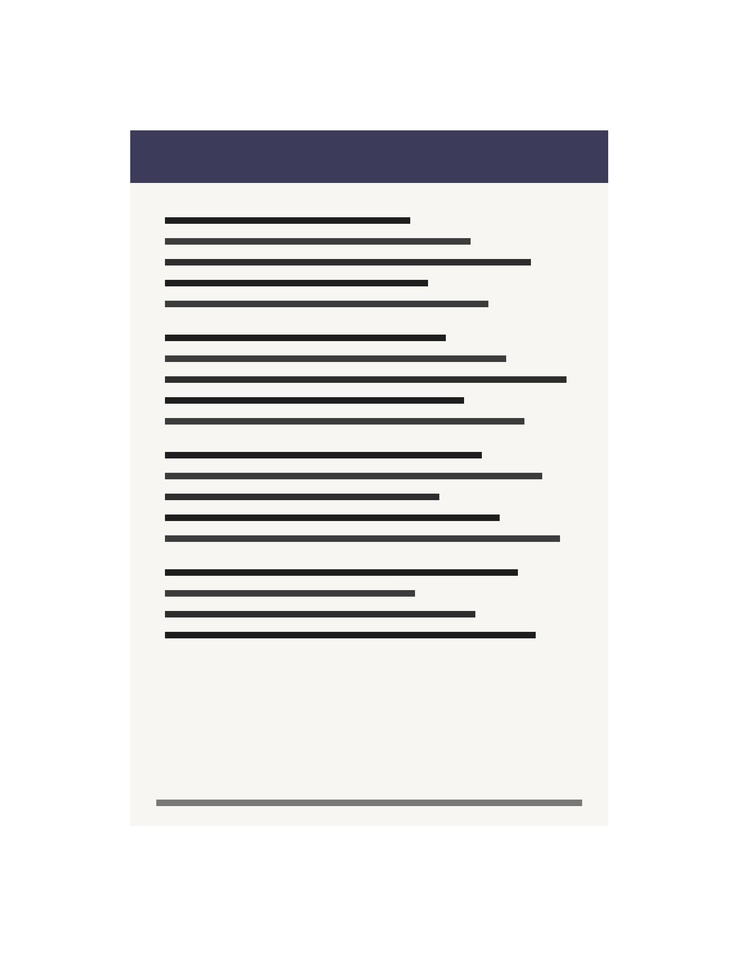
#> input picture testing/manual/01_auto_crop/scan_01.jpg, 738 x 956 px, shrunk from 1700 x 2200 before the run
$ python detect-edges.py
#> lines starting #> are read from the running program, lines starting #| are printed output that depends on the picture; after the words box and inside, x2 and y2 are one past the last pixel; in counts of white or black regions, pixels touching at a corner belong together
#> the answer given: ../../testing/manual/01_auto_crop/scan_01.jpg
import cv2
import os
from tkinter import Tk, filedialog

def detect_edges(input_path, blur_ksize=(7, 7), threshold1=150, threshold2=300):
    """
    Detect edges in an image using the Canny edge detection algorithm and save it to a subfolder.

    :param input_path: Path to the input image
    :param blur_ksize: Kernel size for GaussianBlur
    :param threshold1: First threshold for the hysteresis procedure in Canny
    :param threshold2: Second threshold for the hysteresis procedure in Canny
    """
#> called with blur_ksize = (7, 7), threshold1 = 150, threshold2 = 300
    # Read the image
    image = cv2.imread(input_path)
#> image is the input picture: shape (956, 738, 3); mean B, G, R 231.7, 232.1, 232.5
    if image is None:
        print(f"Error: could not read image at {input_path}")
        return

    # Convert to grayscale
    gray_image = cv2.cvtColor(image, cv2.COLOR_BGR2GRAY)
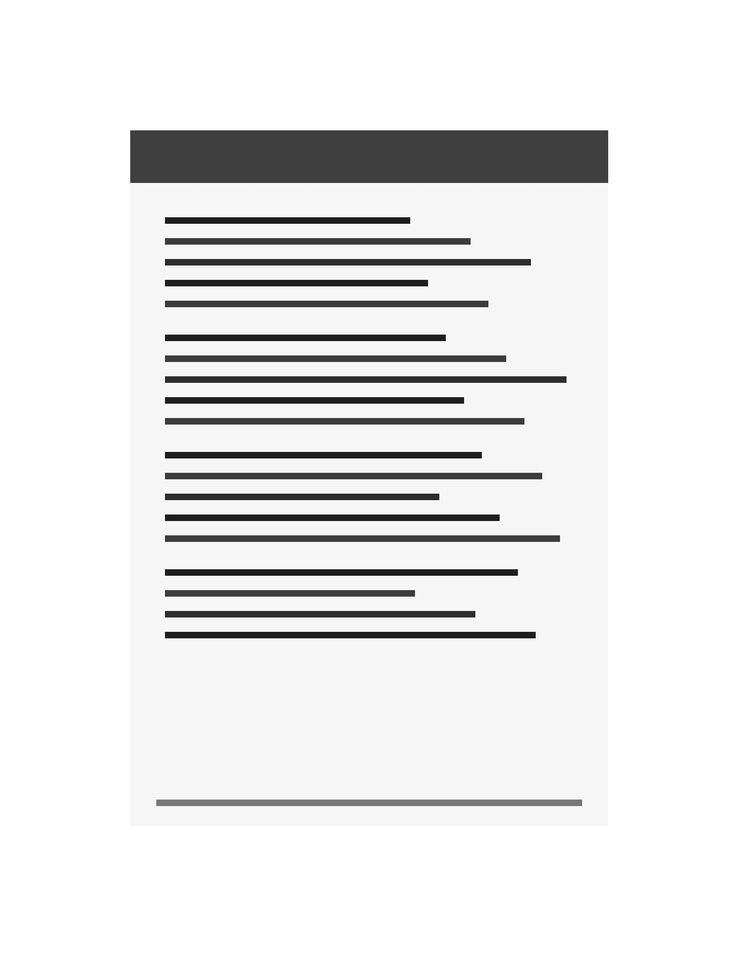
#> gray_image: shape (956, 738); min 2, max 255, mean 232.2

    # Apply GaussianBlur to reduce image noise
    blurred_image = cv2.GaussianBlur(gray_image, blur_ksize, 0)
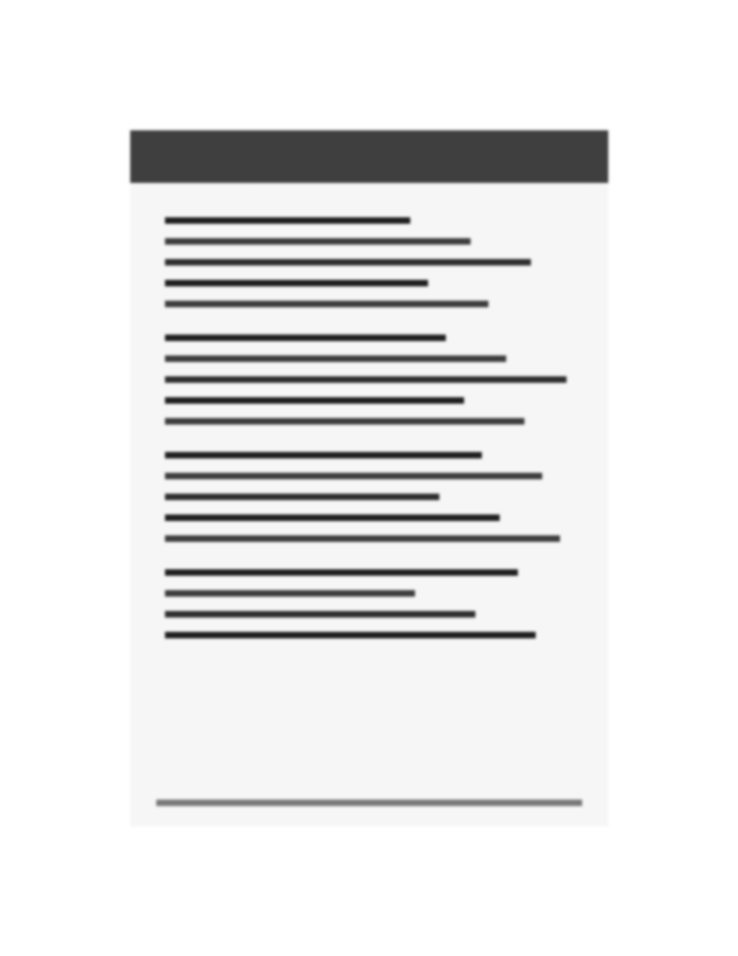
#> blurred_image: shape (956, 738); min 32, max 255, mean 232.2

    # Use Canny edge detection
    edges = cv2.Canny(blurred_image, threshold1, threshold2)
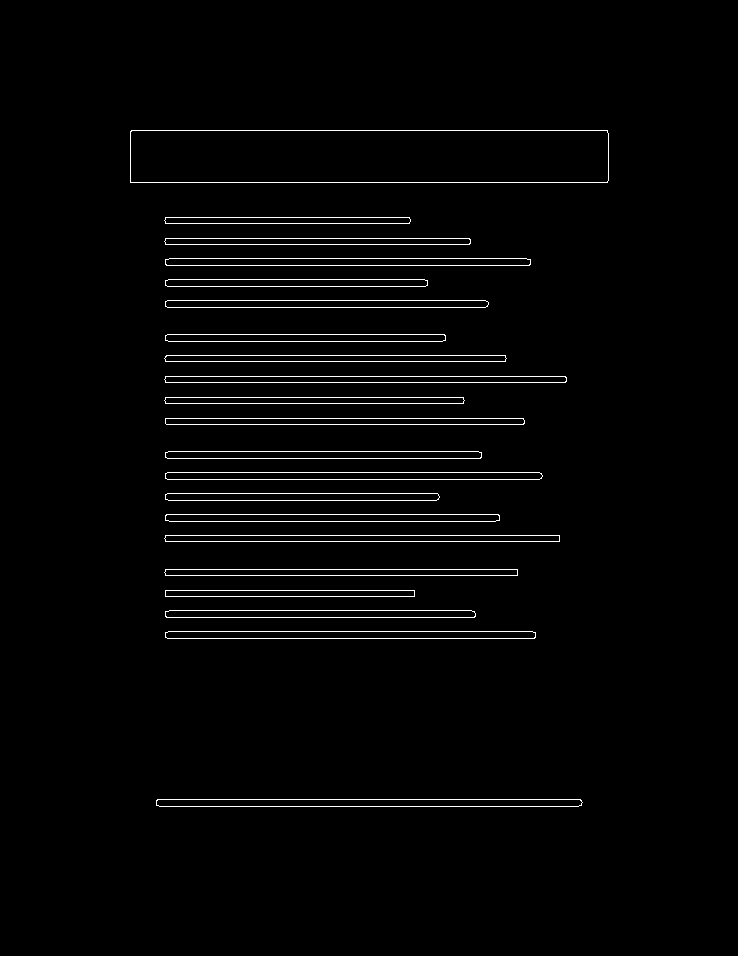
#> edges: shape (956, 738); 2% white in thin lines or dots, all inside (x1, y1, x2, y2) = (130, 130, 609, 807)

    # Prepare the subfolder path
    dir_name = os.path.dirname(input_path)
    edges_dir = os.path.join(dir_name, 'canny-edges')

    # Create the subfolder if it doesn't exist
    if not os.path.exists(edges_dir):
        os.makedirs(edges_dir)

    # Prepare the output file path
    base_name = os.path.basename(input_path)
    save_path = os.path.join(edges_dir, f"canny_{base_name}")

    # Save the image with detected edges
    cv2.imwrite(save_path, edges)

    print(f"Edges detected and image saved to {save_path}")

# GUI for file selection
root = Tk()
root.withdraw()  # Hide the main window
file_path = filedialog.askopenfilename(title="Select an image", filetypes=[("Image files", "*.tif *.tiff *.jpg *.jpeg *.png *.bmp *.gif")])

if file_path:
    detect_edges(file_path)
else:
    print("File selection cancelled.")
